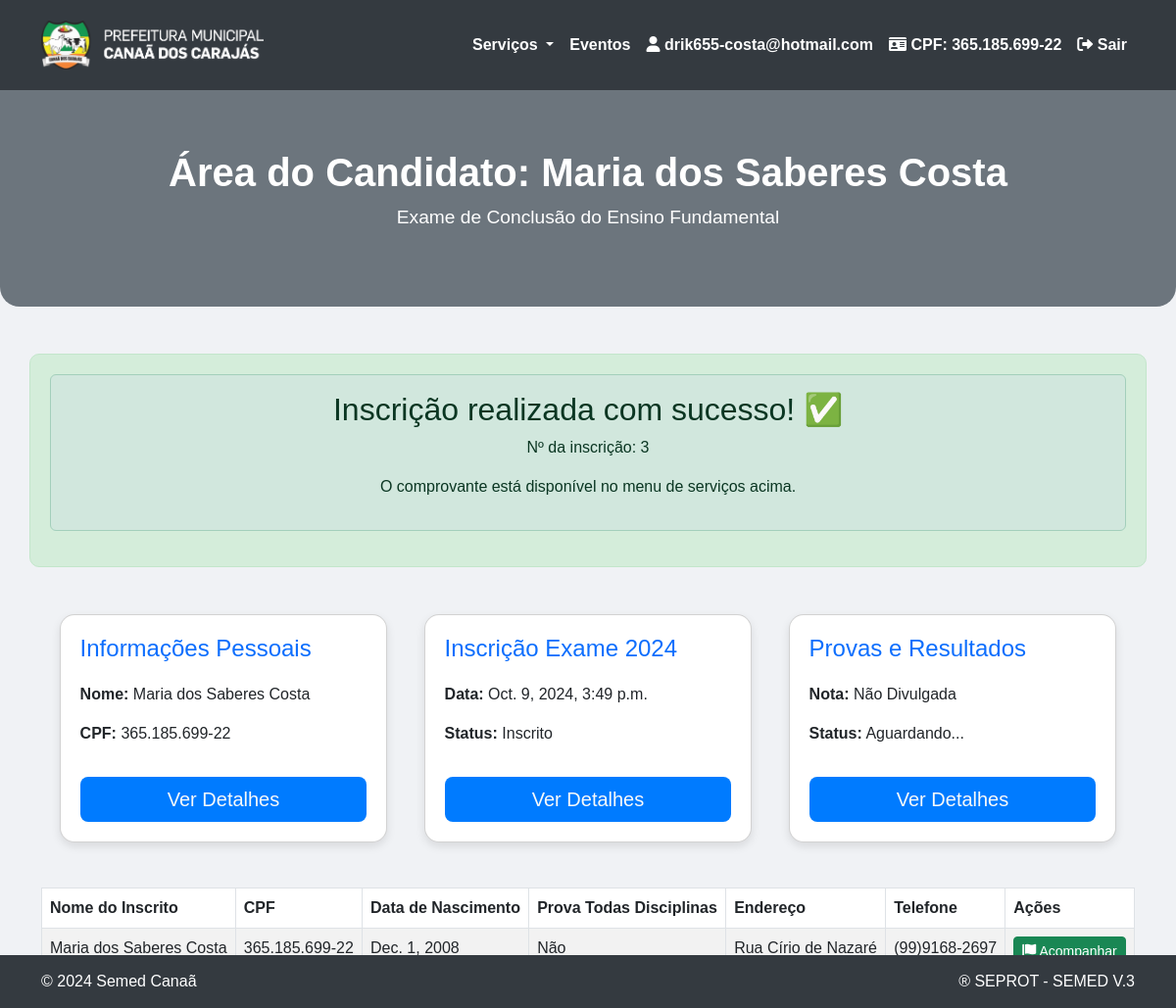
Screenshot of /area-candidato/ (signed in) with the database file from the repository.
### website/models.py (models this page shows, shortened)
class Usuario(AbstractUser):
    nome_completo = models.CharField(max_length=255)
    cpf = models.CharField(max_length=11, unique=True)  # CPF único
    email = models.EmailField(unique=True)
    data_cadastro = models.DateTimeField(auto_now_add=True)
    data_nascimento = models.DateField()  # Campo de data de nascimento
    telefone = models.CharField(max_length=15, null=True, blank=True)  # Telefone do Candidato
    telefone_contato_2 = models.CharField(max_length=15, null=True, blank=True)  # Telefone de Contato 2
    telefone_secundario = models.CharField(max_length=15, null=True, blank=True)
    endereco = models.CharField(max_length=255, null=True, blank=True)  # Endereço
    bairro = models.CharField(max_length=100, null=True, blank=True)  # Bairro
    ponto_referencia = models.CharField(max_length=255, null=True, blank=True)  # Ponto de Referência
    maior_de_18 = models.BooleanField(default=False)  # O Candidato é maior de 18 anos?
    responsavel_legal = models.CharField(max_length=255, null=True, blank=True)
    tipo_responsavel = models.CharField(max_length=50, choices=[
        ('Mãe', 'Mãe'),
        ('Pai', 'Pai'),
        ('Responsável Legal', 'Responsável Legal')
    ], null=True, blank=True)
    necessidade_especial = models.BooleanField(default=False)
    tipo_necessidade_especial = models.CharField(max_length=50, choices=[
        ('Baixa Visão', 'Baixa Visão'),
        ('Cegueira', 'Cegueira'),
        ('Auditiva', 'Auditiva'),
        ('Deficiência Física', 'Deficiência Física'),
        ('Deficiência Intelectual', 'Deficiência Intelectual')
    ], null=True, blank=True)
    etapa_matricula = models.CharField(max_length=50, choices=[
        ('Etapa I Ensino Fundamental I(1º 2º 3º ano)', 'Etapa I Ensino Fundamental I(1º 2º 3º ano)'),
        ('Etapa II Ensino Fundamental I(4º 5º ano)', 'Etapa II Ensino Fundamental I(4º 5º ano)'),
        ('Etapa III', 'Etapa III')
    ], null=True, blank=True)
    nome_responsavel = models.CharField(max_length=255, null=True, blank=True)  # Nome do Responsável Legal
    tipo_responsavel = models.CharField(max_length=50, choices=[('Mãe', 'Mãe'), ('Pai', 'Pai'), ('Responsável Legal', 'Responsável Legal')], null=True, blank=True)  # Tipo de Responsável Legal
    possui_necessidade_especial = models.BooleanField(default=False)  # Possui alguma necessidade especial?
    necessidade_especial_detalhe = models.CharField(
        max_length=50,
        choices=[
            ('Baixa Visão', 'Baixa Visão'),
            ('Cegueira', 'Cegueira'),
            ('Auditiva', 'Auditiva'),
            ('Deficiência Física', 'Deficiência Física'),
            ('Deficiência Intelectual', 'Deficiência Intelectual')
        ],
        null=True, blank=True
    )  # Caso possua, favor assinalar
    turno_disponivel = models.CharField(
        max_length=20,
        choices=[
            ('Manhã', 'Manhã'),
            ('Tarde', 'Tarde'),
            ('Noite', 'Noite')
        ],
        null=True, blank=True
    )  # Turno de Estudo Disponível
    etapa_pretendida = models.CharField(
        max_length=100,
        choices=[
            ('Etapa I Ensino Fundamental I (1º 2º 3º ano)', 'Etapa I Ensino Fundamental I (1º 2º 3º ano)'),
            ('Etapa II Ensino Fundamental I (4º 5º ano)', 'Etapa II Ensino Fundamental I (4º 5º ano)'),
            ('Etapa III Ensino Fundamental II', 'Etapa III Ensino Fundamental II')
        ],
        null=True, blank=True
    )  # Etapa pretendida para a matrícula
    groups = models.ManyToManyField(
        'auth.Group',
        related_name='custom_usuario_set',  # Name to avoid conflict
        blank=True
    )
    user_permissions = models.ManyToManyField(
        'auth.Permission',
        related_name='custom_usuario_permissions_set',  # Name to avoid conflict
        blank=True
    )

class Inscricao(models.Model):
    candidato = models.OneToOneField(Usuario, on_delete=models.CASCADE, related_name="inscricao")
    data_inscricao = models.DateTimeField(auto_now_add=True)
    responsavel_legal = models.CharField(max_length=255, null=True, blank=True)
    tipo_responsavel = models.CharField(max_length=100, null=True, blank=True)
    telefone = models.CharField(max_length=15, null=True, blank=True)
    telefone_secundario = models.CharField(max_length=15, null=True, blank=True)
    endereco = models.CharField(max_length=255, null=True, blank=True)
    bairro = models.ForeignKey('website.Bairro', on_delete=models.CASCADE)
    cidade = models.CharField(max_length=255, null=True, blank=True)  # Optional field
    ponto_referencia = models.CharField(max_length=255, null=True, blank=True)
    necessidade_especial = models.BooleanField(default=False)
    tipo_necessidade_especial = models.CharField(max_length=100, null=True, blank=True)
    turno_disponivel = models.CharField(max_length=100, null=True, blank=True)
    etapa_pretendida = models.CharField(max_length=255, null=True, blank=True)
    prova_realizada = models.BooleanField(default=False)  # Example field definition
    nota = models.DecimalField(max_digits=5, decimal_places=2, null=True, blank=True)  # Add nota field
    aprovado = models.BooleanField(default=False)  # Add this field
    cpf_responsavel = models.CharField(max_length=11, null=True, blank=True)  # Novo campo
    rg_responsavel = models.CharField(max_length=12, null=True, blank=True)   # Novo campo
    disciplinas_aprovadas = models.ManyToManyField(Disciplina, related_name='inscricoes_aprovadas', blank=True)
    nota_prova = models.DecimalField(max_digits=5, decimal_places=2, null=True, blank=True)  # Exemplo de campo de nota
    ativo = models.BooleanField(default=True)  # Define o status como ativo por padrão
    LOCAL_EXAME_CHOICES = [
        ('CMEJA', 'CMEJA Jose de Deus Andrade'),
        ('SEBASTIAO_AGRIPINO', 'EMEF Sebastião Agripino da Silva'),
        ('MARIA_LOURDES', 'EMEF Maria de Lourdes Rocha Rodrigues'),
        ('ADELAIDE_MOLINARI', 'EMEIF Adelaide Molinari'),
        ('RAIMUNDO_OLIVEIRA', 'EMEIF Raimundo de Oliveira'),
        ('TEOTONIO_VILELA', 'EMEIF Teotonio Vilela'),
    ]
    local_exame = models.CharField(max_length=30, choices=LOCAL_EXAME_CHOICES, default='CMEJA')
    ESCOLA_CHOICES = [
        ('NAO_ESTUDANDO', 'NÃO ESTOU ESTUDANDO EM 2024'),
        ('CMEJA_JOSE_DE_DEUS_ANDRADE', 'CMEJA JOSÉ DE DEUS ANDRADE'),
        ('EMEIF_ADELAIDE_MOLINARI', 'EMEIF ADELAIDE MOLINARI'),
        ('EMEIF_CARLOS_HENRIQUE', 'EMEIF CARLOS HENRIQUE'),
        ('EMEIF_JUSCELINO_KUBITSCHEK', 'EMEIF JUSCELINO KUBITSCHEK'),
        ('EMEIF_MAGALHAES_BARATA', 'EMEIF MAGALHÃES BARATA'),
        ('EMEIF_RAIMUNDO_OLIVEIRA', 'EMEIF RAIMUNDO DE OLIVEIRA'),
        ('EMEIF_TEOTONIO_VILELA', 'EMEIF TEOTÔNIO VILELA'),
        ('EMEF_BENEDITA_TORRES', 'EMEF BENEDITA TORRES'),
        ('EMEF_SEBASTIAO_AGRIPINO', 'EMEF SEBASTIÃO AGRIPINO DA SILVA'),
        ('EMEF_ALEXSANDRO_NUNES', 'EMEF ALEXSANDRO NUNES DE SOUZA GOMES'),
        ('EMEF_CARMELO_MENDES', 'EMEF CARMELO MENDES DA SILVA'),
        ('EMEB_LUIS_CARLOS_PRESTES', 'EMEB LUÍS CARLOS PRESTES'),
        ('EMEF_JOAO_NELSON', 'EMEF JOÃO NELSON DOS PRAZERES HENRIQUES'),
        ('EMEF_MARIA_DE_LOURDES', 'EMEF MARIA DE LOURDES ROCHA RODRIGUES'),
        ('EMEB_RONILTON_ARIDAL', 'EMEB RONILTON ARIDAL DA SILVA GRILO'),
        ('EMEB_GERCINO_CORREA', 'EMEB GERCINO CORREA'),
        ('EMEIF_TANCREDO', 'EMEIF TANCREDO DE ALMEIDA NEVES'),
        ('EMEIF_FRANCISCA_ROMANA', 'EMEIF FRANCISCA ROMANA'),
    ]
    local_exame = models.CharField(
        max_length=30,
        choices=LOCAL_EXAME_CHOICES,
        default='CMEJA',
        verbose_name='Local de realização das provas'
    )
    escola = models.CharField(
        max_length=50,
        choices=ESCOLA_CHOICES,
        default='NAO_ESTUDANDO',
        verbose_name='Nome da escola onde está matriculado em 2024'
    )
    dia_realizacao_prova = models.DateField(default='2024-12-01',verbose_name='Dia de realização da prova')
    PROVA_TODAS_DISCIPLINAS_CHOICES = [('Sim', 'Sim'),('Não', 'Não')]
    prova_todas_disciplinas = models.CharField(
        max_length=3,
        choices=PROVA_TODAS_DISCIPLINAS_CHOICES,
        default='Não',
        verbose_name="Deseja realizar a prova de todas as disciplinas?"
    )
    DISCIPLINAS_CHOICES = [
        ('Matemática', 'Matemática'),
        ('Ciências', 'Ciências'),
        ('Arte', 'Arte'),
        ('Educação Física', 'Educação Física'),
        ('História', 'História'),
        ('Geografia', 'Geografia'),
        ('Língua Portuguesa', 'Língua Portuguesa'),
        ('Inglês', 'Inglês'),
    ]
    disciplinas = models.ManyToManyField(Disciplina, related_name='inscricoes_disciplinas', blank=True)
    EXAME_SUPLETIVO_CHOICES = [('Sim', 'Sim'),('Não', 'Não')]
    exame_supletivo = models.CharField(
        max_length=3,
        choices=EXAME_SUPLETIVO_CHOICES,
        default='Não',  # Assuming 'Não' is the default choice
        verbose_name="Já fez a prova do exame supletivo anteriormente, ofertado pelo município de Canaã dos Carajás?"
    )
    STATUS_CHOICES = [('inscrito', 'Inscrito'),('approved', 'Aprovado'),('analise', 'Analise'),]
    status = models.CharField(max_length=20, choices=STATUS_CHOICES, default='Inscrito')

### website/views.py (the view)
# urls.py: path('area-candidato/', area_do_candidato, name='area_do_candidato'),
@login_required
def area_do_candidato(request):
    inscricao = Inscricao.objects.filter(candidato=request.user).first()
    if not inscricao:
        messages.warning(request, "Nenhuma inscrição encontrada.")
    return render(request, 'area_do_candidato.html', {'inscricao': inscricao})

### website/templates/area_do_candidato.html (shortened to what this page needs)
<!DOCTYPE html>
{% load static %}
<html lang="pt-br">
<head>
    <link href="https://cdn.jsdelivr.net/npm/bootstrap@5.3.0-alpha3/dist/css/bootstrap.min.css" rel="stylesheet">
    <link href="https://cdnjs.cloudflare.com/ajax/libs/font-awesome/6.0.0-beta3/css/all.min.css" rel="stylesheet">
</head>
<body>
<nav class="navbar navbar-expand-lg navbar-dark">
    <div class="container">
        <a class="navbar-brand" href="#">
            <img src="{% static 'img/logo prefeitura.png' %}" alt="Logo SEMED">
        </a>
        <div class="collapse navbar-collapse" id="navbarNav">
            <ul class="navbar-nav ms-auto">
                <li class="nav-item dropdown">
                    <a class="nav-link dropdown-toggle" href="#" id="servicosDropdown" data-bs-toggle="dropdown">
                        Serviços
                    </a>
                </li>
                <li class="nav-item">
                    <a class="nav-link" href="#">Eventos</a>
                </li>
                {% if user.is_authenticated %}
                <li class="nav-item">
                    <span class="nav-link"><i class="fas fa-user"></i> {{ user.email }}</span>
                </li>
                <li class="nav-item">
                    <span class="nav-link"><i class="fas fa-id-card"></i> CPF: {{ user.cpf }}</span>
                </li>
                <li class="nav-item">
                    <form method="POST" action="{% url 'logout' %}">
                        <button type="submit" class="btn btn-link nav-link"><i class="fas fa-sign-out-alt"></i> Sair</button>
                    </form>
                </li>
                {% else %}
                <li class="nav-item">
                    <a href="{% url 'login' %}" class="nav-link"><i class="fas fa-sign-in-alt"></i> Login</a>
                </li>
                {% endif %}
            </ul>
        </div>
    </div>
</nav>
<div class="header">
    <h1>Área do Candidato: <b>{{ user.nome_completo }}</b></h1>
    <p>Exame de Conclusão do Ensino Fundamental</p>
</div>
<div id="successMessage" class="container text-center mt-5">
    <div class="alert alert-success" role="alert">
        <h2>Inscrição realizada com sucesso! ✅</h2>
        <p>Nº da inscrição: {{ inscricao.id }}</p>
        <p>O comprovante está disponível no menu de serviços acima.</p>
    </div>
</div>
<div class="container mt-5">
    <div class="card-container">
        <div class="card">
            <h3 class="text-primary" >Informações Pessoais</h3>
            <p><strong>Nome:</strong> {{ user.nome_completo }}</p>
            <p><strong>CPF:</strong> {{ user.cpf }}</p>
            <button class="btn btn-outline-light btn-lg mt-3" data-bs-toggle="modal" data-bs-target="#modalInfoPessoal">Ver Detalhes</button>
        </div>
        <div class="card">
            <h3 class="text-primary">Inscrição Exame 2024</h3>
            <p><strong>Data:</strong> {{ inscricao.data_inscricao }}</p>
            <p><strong>Status:</strong> {{ inscricao.status }}</p>
            <button class="btn btn-outline-light btn-lg mt-3" data-bs-toggle="modal" data-bs-target="#modalInscricao">Ver Detalhes</button>
        </div>
        <div class="card">
            <h3 class="text-primary">Provas e Resultados</h3>
            <p><strong>Nota:</strong> {{ inscricao.nota|default_if_none:"Não Divulgada" }}</p>
            <p><strong>Status:</strong> {{ inscricao.aprovado|yesno:"Aprovado,Aguardando..." }}</p>
            <button class="btn btn-outline-light btn-lg mt-3" data-bs-toggle="modal" data-bs-target="#modalInscricao">Ver Detalhes</button>
        </div>
    </div>
</div>
<div class="container table-responsive">
    <table class="table table-striped table-bordered mt-3">
        <thead>
            <tr>
                <th>Nome do Inscrito</th>
                <th>CPF</th>
                <th>Data de Nascimento</th>
                <th>Prova Todas Disciplinas</th>
                <th>Endereço</th>
                <th>Telefone</th>
                <th>Ações</th>
            </tr>
        </thead>
        <tbody>
            <tr>
                <td>{{ user.nome_completo }}</td>
                <td>{{ inscricao.candidato.cpf }}</td>
                <td>{{ user.data_nascimento }}</td>
                <td>{{ inscricao.prova_todas_disciplinas }}</td>
                <td>{{ inscricao.endereco }}</td>
                <td>{{ inscricao.telefone_secundario }}</td>
                <td>
                    <div class="btn-group" role="group" aria-label="Ações">
                        <button type="button" class="btn btn-success btn-sm" data-bs-toggle="modal" data-bs-target="#acompanharModal" title="Acompanhar">
                            <i class="fas fa-flag"></i> Acompanhar
                        </button>
                    </div>
                </td>
            </tr>
        </tbody>
    </table>
</div>
<footer class="footer">
    <div class="container">
        <div class="d-flex justify-content-between">
            <div class="text-start">
                <p class="mb-0">&copy; 2024 Semed Canaã</p>
            </div>
            <div class="text-end">
                <p class="mb-0">&reg; SEPROT - SEMED V.3</p>
            </div>
        </div>
    </div>
</footer>
</body>
</html>

### website/templates/area_do_candidato.html (style rules this page uses)
body { font-family: 'Arial', sans-serif; background-color: #f0f2f5; min-height: 100vh; }
.navbar { background-color: #343a40; padding: 1rem; }
.navbar-brand img { max-height: 50px; }
.navbar-nav .nav-link { color: #fff !important; font-weight: 600; }
.header { text-align: center; padding: 60px 20px; background-color: #6c757d; color: white; border-bottom-left-radius: 20px; border-bottom-right-radius: 20px; }
.header h1 { font-size: 2.5rem; font-weight: bold; }
.header p { font-size: 1.2rem; }
.card-container { display: flex; justify-content: space-around; flex-wrap: wrap; margin-top: 30px; }
.card { background-color: white; border-radius: 15px; box-shadow: 0 4px 10px rgba(0, 0, 0, 0.1); padding: 20px; width: 100%; max-width: 30%; margin-bottom: 30px; transition: transform 0.3s ease; }
.card h3 { margin-bottom: 20px; font-size: 1.5rem; }
.card .btn { background-color: #007bff; border: none; }
#successMessage { margin-top: 20px; padding: 20px; background-color: #d4edda; color: #155724; border: 1px solid #c3e6cb; border-radius: 10px; }
footer { background-color: #343a40; color: white; padding: 15px 0; text-align: center; position: fixed; bottom: 0; width: 100%; }

### rows the page displays
Usuario: email "drik655-costa@hotmail.com", cpf "365.185.699-22", nome_completo "Maria dos Saberes Costa", data_nascimento "Dec. 1, 2008"
Inscricao: id "3", data_inscricao "Oct. 9, 2024, 3:49 p.m.", status "Inscrito", nota "Não Divulgada", aprovado "Aguardando...", candidato.cpf "365.185.699-22", prova_todas_disciplinas "Não", endereco "Rua Círio de Nazaré", telefone_secundario "(99)9168-2697"
